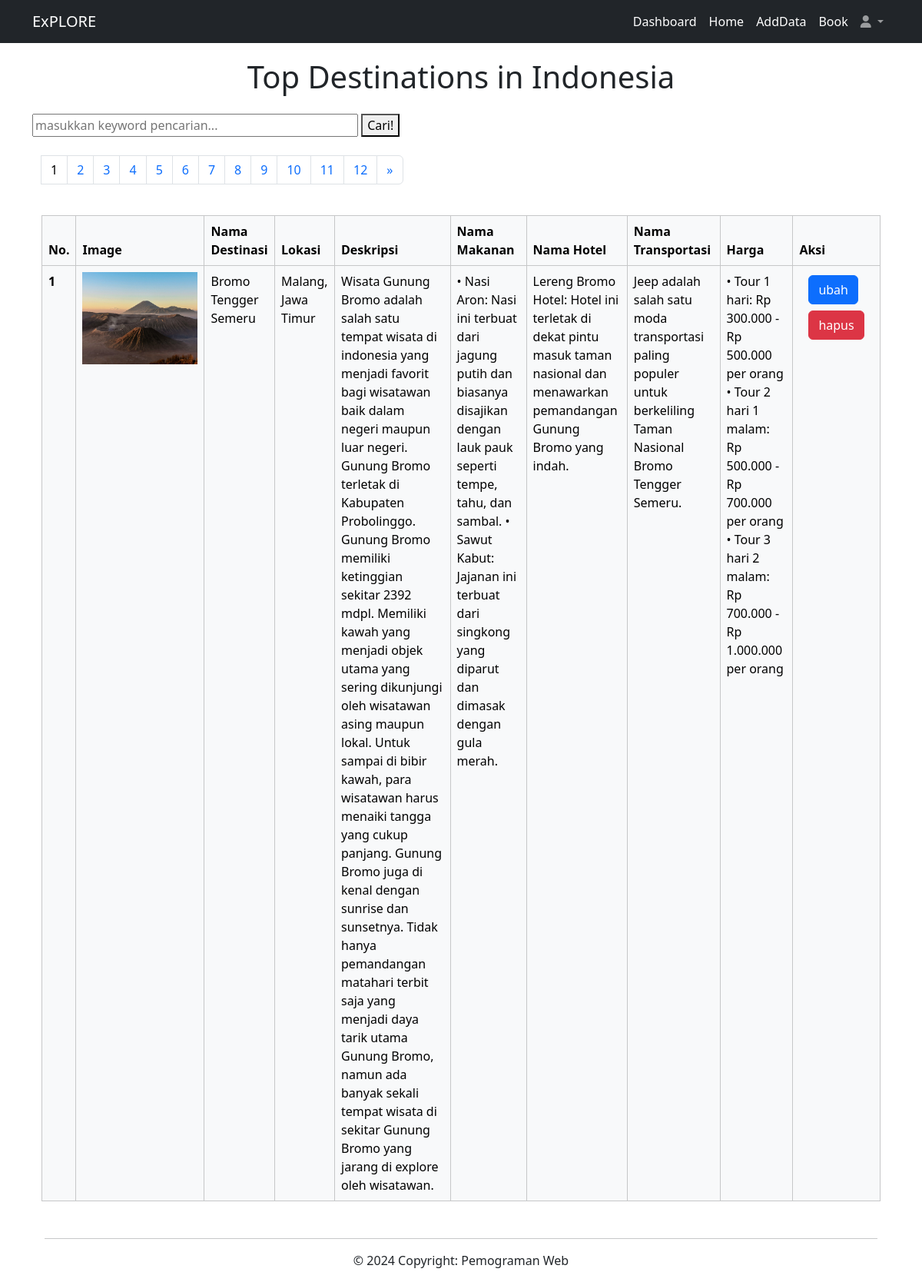
/halaman_admin/index.php (signed in), run on the app's committed database.
### tables this page shows
CREATE TABLE `tabel_destinasi` (
  `id` int NOT NULL,
  `nama_destinasi` varchar(255) NOT NULL,
  `deskripsi` text NOT NULL,
  `lokasi` varchar(255) NOT NULL,
  `image` varchar(255) NOT NULL,
  `nama_makanan` text NOT NULL,
  `nama_hotel` text NOT NULL,
  `nama_transportasi` text NOT NULL,
  `harga` varchar(255) NOT NULL,
  `user_iduser` int NOT NULL
);

### fungsi/functions.php (called while the page is built, shortened)
<?php
$conn = mysqli_connect("localhost", "root", "", "pw2024_tubes_233040103");
function query($query) {
    global $conn;
    $result = mysqli_query($conn, $query);
    $rows = [];
    while( $row = mysqli_fetch_assoc($result) ) {
        $rows[] = $row;
    }
    return $rows;
}
?>

### halaman_admin/index.php (the view, shortened to what this page needs)
<?php
require '../halaman_admin/navbar_admin.php';
require '../fungsi/functions.php';
$jumlahDataPerHalaman = 1;
$jumlahData = count(query("SELECT * FROM tabel_destinasi"));
$jumlahHalaman = ceil($jumlahData / $jumlahDataPerHalaman);
$halamanAktif = ( isset($_GET["halaman"]) ) ? $_GET["halaman"] : 1;
$awalData = ( $jumlahDataPerHalaman * $halamanAktif) - $jumlahDataPerHalaman;
$destinasi = query("SELECT * FROM tabel_destinasi LIMIT $awalData, $jumlahDataPerHalaman");
?>
<!DOCTYPE html>
<html lang="en">
<head>
    <link href="https://cdn.jsdelivr.net/npm/bootstrap@5.3.3/dist/css/bootstrap.min.css" rel="stylesheet">
    <link rel="stylesheet" href="../css/style_admin.css">
</head>
<body>
    <h1 class="text-center py-3">Top Destinations in Indonesia</h1>
    <div class="container">
        <form action="" method="post">
            <input type="text" name="keyword" size="40" autofocus placeholder="masukkan keyword pencarian..." autocomplete="off" id="keyword">
            <button type="submit" name="cari" id="tombol-cari"> Cari! </button>
        </form>
        <br>
        <div id="container">
    <div class="container">
    <nav aria-label="Page navigation example">
                <ul class="pagination">
                    <li class="page-item d-flex"><?php for ($i = 1; $i <= $jumlahHalaman; $i++) : ?>
                            <?php if ($i == $halamanAktif) : ?>
                                <a href="?halaman=<?= $i; ?>" class="page-link" style="baground-color: blue; color: black;"><?= $i; ?></a>
                            <?php else : ?>
                                <a href="?halaman=<?= $i; ?>" class="page-link"><?= $i; ?></a>
                            <?php endif; ?>
                        <?php endfor; ?>
                    </li>
                    <li class="page-item">
                        <?php if ($halamanAktif < $jumlahHalaman) : ?>
                            <a href="?halaman=<?= $halamanAktif + 1 ?>" class="page-link"><span aria-hidden="true">&raquo;</span></a>
                        <?php endif ?>
                    </li>
                </ul>
            </nav>
    </div>
    <br>
    <div class=container col-8 mt-1>
    <table class="table table-bordered table-light ">
  <thead>
    <tr class="vertical-align: top">
      <th class="vertical-align" top scope="col">No.</th>
      <th scope="col">Image</th>
      <th scope="col">Nama Destinasi</th>
      <th scope="col">Lokasi</th>
      <th scope="col">Deskripsi</th>
      <th scope="col">Nama Makanan</th>
      <th scope="col">Nama Hotel</th>
      <th scope="col">Nama Transportasi</th>
      <th scope="col">Harga</th>
      <th scope="col">Aksi</th>
    </tr>
  </thead>
    <?php $i =1; ?>
    <?php foreach( $destinasi as $row) : ?>
  <tbody>
    <tr>
      <th scope="row"><?= $i; ?></th>
      <td><img src="../images/<?= $row["image"]; ?>" width="150" alt=""></td>
      <td><?= $row["nama_destinasi"]; ?></td>
      <td><?= $row["lokasi"]; ?></td>
      <td><?= $row["deskripsi"]; ?></td>
      <td><?= $row["nama_makanan"]; ?></td>
      <td><?= $row["nama_hotel"]; ?></td>
      <td><?= $row["nama_transportasi"]; ?></td>
      <td><?= $row["harga"]; ?></td>
      <td>
        <div class="container mt-1">
        <a class="btn btn-primary" style="text-decoration:none" href="../crud/ubah.php?id=<?= $row["id"]; ?>">ubah</a>
        <a class="btn btn-danger mt-2" href="../crud/hapus.php?id=<?= $row["id"]; ?>" onclick="return confirm('yakin?');"> hapus</a>
        </div>
      </td>
    </tr>
    <?php $i++; ?>
    <?php endforeach; ?>
  </tbody>
</table>
</div>
<?php
require '../halaman_admin/footer_admin.php';
?>
</body>
</html>

### halaman_admin/navbar_admin.php (shortened to what this page needs)
<!DOCTYPE html>
<html lang="en">
<head>
    <link rel="stylesheet" href="https://cdnjs.cloudflare.com/ajax/libs/font-awesome/6.5.2/css/all.min.css">
    <link href="https://cdn.jsdelivr.net/npm/bootstrap@5.3.3/dist/css/bootstrap.min.css" rel="stylesheet">
</head>
<body>
<nav class="navbar navbar-expand-lg navbar-dark bg-dark fixed-top">
  <div class="container">
    <a class="navbar-brand" href="#">ExPLORE</a>
    <div class="collapse navbar-collapse" id="navbarSupportedContent">
      <ul class="navbar-nav ms-auto">
        <li class="nav-item">
          <a class="nav-link active" aria-current="page" href="../halaman_admin/dashboard.php">Dashboard</a>
        </li>
        <li class="nav-item">
          <a class="nav-link active" aria-current="page" href="../halaman_admin/index.php">Home</a>
        </li>
        <li class="nav-item">
          <a class="nav-link active" aria-current="page" href="../crud/tambah.php">AddData</a>
        </li>
        <li class="nav-item">
          <a class="nav-link active" aria-current="page" href="../halaman_admin/book_admin.php">Book</a>
        </li>
        <li class="nav-item dropdown">
          <a class="nav-link dropdown-toggle" href="" role="button" data-bs-toggle="dropdown" aria-expanded="false">
            <i class="fa fa-user"></i>
          </a>
        </li>
      </ul>
    </div>
  </div>
</nav>
</body>
</html>

### halaman_admin/footer_admin.php (shortened to what this page needs)
<!DOCTYPE html>
<html lang="en">
<head>
    <link href="https://cdn.jsdelivr.net/npm/bootstrap@5.3.3/dist/css/bootstrap.min.css" rel="stylesheet">
</head>
<body class="d-flex flex-column min-vh-100">
    <footer class="bg-body-dark text-center text-lg-start mt-auto w-100">
        <div class="text-center p-3" style="#fff">
            <hr>
            © 2024 Copyright: Pemograman Web
        </div>
    </footer>
</body>
</html>

### css/style_admin.css (style rules this page uses)
body { padding-top: 60px; }

### data on the page
tabel_destinasi: image (picture), nama_destinasi "Bromo Tengger Semeru", lokasi "Malang, Jawa Timur", deskripsi "Wisata Gunung Bromo adalah salah satu tempat wisata di indonesia yang menjadi favorit bagi wisatawan baik dalam negeri maupun luar negeri. Gunung Bromo terletak di Kabupaten Probolinggo. Gunung Bromo memiliki ketinggian sekitar 2392 mdpl. Memiliki kawah yang menjadi objek utama yang sering dikunjungi oleh wisatawan asing maupun lokal. Untuk sampai di bibir kawah, para wisatawan harus menaiki tangga yang cukup panjang. Gunung Bromo juga di kenal dengan sunrise dan sunsetnya. Tidak hanya pemandangan matahari terbit saja yang menjadi daya tarik utama Gunung Bromo, namun ada banyak sekali tempat wisata di sekitar Gunung Bromo yang jarang di explore oleh wisatawan.", nama_makanan "• Nasi Aron: Nasi ini terbuat dari jagung putih dan biasanya disajikan dengan lauk pauk seperti tempe, tahu, dan sambal. • Sawut Kabut: Jajanan ini terbuat dari singkong yang diparut dan dimasak dengan gula merah.", nama_hotel "Lereng Bromo Hotel: Hotel ini terletak di dekat pintu masuk taman nasional dan menawarkan pemandangan Gunung Bromo yang indah.", nama_transportasi "Jeep adalah salah satu moda transportasi paling populer untuk berkeliling Taman Nasional Bromo Tengger Semeru.", harga "• Tour 1 hari: Rp 300.000 - Rp 500.000 per orang • Tour 2 hari 1 malam: Rp 500.000 - Rp 700.000 per orang • Tour 3 hari 2 malam: Rp 700.000 - Rp 1.000.000 per orang"
